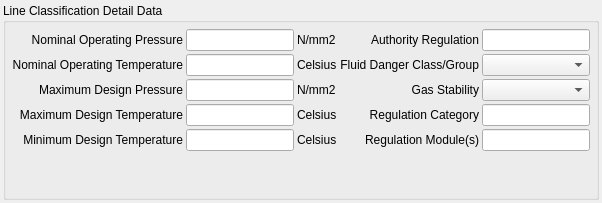
     <widget class="QWidget" name="classification">
      <attribute name="title">
       <string>Classification</string>
      </attribute>
      <attribute name="toolTip">
       <string>Classification Data</string>
      </attribute>
      <layout class="QGridLayout" name="gridLayout_14">
       <property name="leftMargin">
        <number>3</number>
       </property>
       <property name="topMargin">
        <number>3</number>
       </property>
       <property name="rightMargin">
        <number>3</number>
       </property>
       <property name="bottomMargin">
        <number>3</number>
       </property>
       <property name="spacing">
        <number>3</number>
       </property>
       <item row="0" column="0">
        <widget class="QGroupBox" name="groupBox5">
         <property name="title">
          <string>Line Classification Detail Data</string>
         </property>
         <layout class="QGridLayout" name="gridLayout_6">
          <property name="leftMargin">
           <number>6</number>
          </property>
          <property name="topMargin">
           <number>6</number>
          </property>
          <property name="rightMargin">
           <number>6</number>
          </property>
          <property name="bottomMargin">
           <number>6</number>
          </property>
          <property name="spacing">
           <number>3</number>
          </property>
          <item row="0" column="4">
           <widget class="QLineEdit" name="leClassAuthorRegul"/>
          </item>
          <item row="4" column="2">
           <widget class="QLabel" name="textLabel10_6">
            <property name="text">
             <string>Celsius</string>
            </property>
           </widget>
          </item>
          <item row="1" column="4">
           <widget class="QComboBox" name="cbClassFluidDangerClassGroup"/>
          </item>
          <item row="3" column="0">
           <widget class="QLabel" name="textLabel4_4">
            <property name="text">
             <string>Maximum Design Temperature</string>
            </property>
            <property name="alignment">
             <set>Qt::AlignRight|Qt::AlignTrailing|Qt::AlignVCenter</set>
            </property>
           </widget>
          </item>
          <item row="3" column="4">
           <widget class="QLineEdit" name="leClassRegulClassGroup"/>
          </item>
          <item row="2" column="4">
           <widget class="QComboBox" name="cbClassGasStability"/>
          </item>
          <item row="0" column="2">
           <widget class="QLabel" name="textLabel8_2_5_2">
            <property name="text">
             <string>N/mm2</string>
            </property>
           </widget>
          </item>
          <item row="0" column="3">
           <widget class="QLabel" name="textLabel7_4">
            <property name="text">
             <string>Authority Regulation</string>
            </property>
            <property name="alignment">
             <set>Qt::AlignRight|Qt::AlignTrailing|Qt::AlignVCenter</set>
            </property>
           </widget>
          </item>
          <item row="2" column="1">
           <widget class="QLineEdit" name="leClassMaxDesPress"/>
          </item>
          <item row="1" column="3">
           <widget class="QLabel" name="textLabel8_4">
            <property name="text">
             <string>Fluid Danger Class/Group</string>
            </property>
            <property name="alignment">
             <set>Qt::AlignRight|Qt::AlignTrailing|Qt::AlignVCenter</set>
            </property>
           </widget>
          </item>
          <item row="3" column="2">
           <widget class="QLabel" name="textLabel10_5">
            <property name="text">
             <string>Celsius</string>
            </property>
           </widget>
          </item>
          <item row="4" column="1">
           <widget class="QLineEdit" name="leClassMinDesTemp"/>
          </item>
          <item row="4" column="4">
           <widget class="QLineEdit" name="leClassRegulSubClassGroup"/>
          </item>
          <item row="3" column="1">
           <widget class="QLineEdit" name="leClassMaxDesTemp"/>
          </item>
          <item row="3" column="3">
           <widget class="QLabel" name="textLabel9_2">
            <property name="text">
             <string>Regulation Category</string>
            </property>
            <property name="alignment">
             <set>Qt::AlignRight|Qt::AlignTrailing|Qt::AlignVCenter</set>
            </property>
           </widget>
          </item>
          <item row="2" column="0">
           <widget class="QLabel" name="textLabel3_4">
            <property name="text">
             <string>Maximum Design Pressure</string>
            </property>
            <property name="alignment">
             <set>Qt::AlignRight|Qt::AlignTrailing|Qt::AlignVCenter</set>
            </property>
           </widget>
          </item>
          <item row="2" column="3">
           <widget class="QLabel" name="textLabel11_3">
            <property name="text">
             <string>Gas Stability</string>
            </property>
            <property name="alignment">
             <set>Qt::AlignRight|Qt::AlignTrailing|Qt::AlignVCenter</set>
            </property>
           </widget>
          </item>
          <item row="0" column="0">
           <widget class="QLabel" name="textLabel1_4">
            <property name="text">
             <string>Nominal Operating Pressure</string>
            </property>
            <property name="alignment">
             <set>Qt::AlignRight|Qt::AlignTrailing|Qt::AlignVCenter</set>
            </property>
           </widget>
          </item>
          <item row="1" column="1">
           <widget class="QLineEdit" name="leClassNomOperTemp"/>
          </item>
          <item row="1" column="2">
           <widget class="QLabel" name="textLabel10_4">
            <property name="text">
             <string>Celsius</string>
            </property>
           </widget>
          </item>
          <item row="1" column="0">
           <widget class="QLabel" name="textLabel2_4">
            <property name="text">
             <string>Nominal Operating Temperature</string>
            </property>
            <property name="alignment">
             <set>Qt::AlignRight|Qt::AlignTrailing|Qt::AlignVCenter</set>
            </property>
           </widget>
          </item>
          <item row="0" column="1">
           <widget class="QLineEdit" name="leClassNomOperPress"/>
          </item>
          <item row="4" column="3">
           <widget class="QLabel" name="textLabel10_3">
            <property name="text">
             <string>Regulation Module(s)</string>
            </property>
            <property name="alignment">
             <set>Qt::AlignRight|Qt::AlignTrailing|Qt::AlignVCenter</set>
            </property>
           </widget>
          </item>
          <item row="4" column="0">
           <widget class="QLabel" name="textLabel5_4">
            <property name="text">
             <string>Minimum Design Temperature</string>
            </property>
            <property name="alignment">
             <set>Qt::AlignRight|Qt::AlignTrailing|Qt::AlignVCenter</set>
            </property>
           </widget>
          </item>
          <item row="2" column="2">
           <widget class="QLabel" name="textLabel8_2_6">
            <property name="text">
             <string>N/mm2</string>
            </property>
           </widget>
          </item>
          <item row="5" column="0">
           <spacer name="verticalSpacer_4">
            <property name="orientation">
             <enum>Qt::Vertical</enum>
            </property>
            <property name="sizeHint" stdset="0">
             <size>
              <width>20</width>
              <height>40</height>
             </size>
            </property>
           </spacer>
          </item>
         </layout>
        </widget>
       </item>
      </layout>
     </widget>
